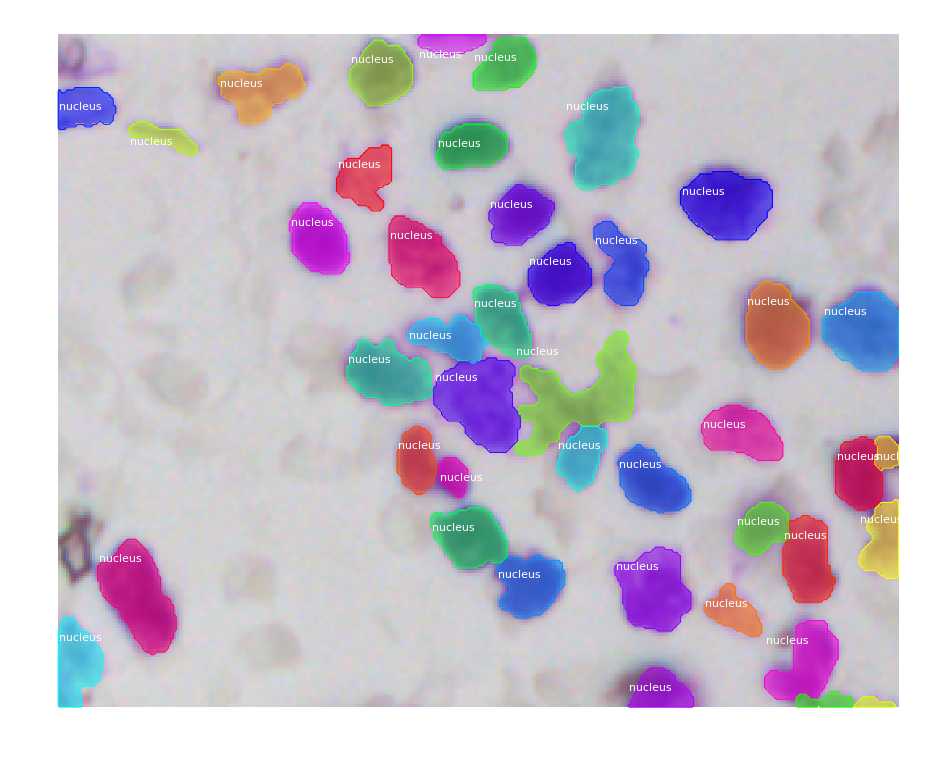
#> input picture model_image.png, 936 x 759 px, given in place of 531205069.tif, which was not available
$ jupyter execute --allow-errors Center-Pivot-PreProcessing-and-Vis.ipynb   (text cells are left out)
#> lines starting #> are read from the running program, lines starting #| are printed output that depends on the picture; pictures that were not available may be replaced by others from this repository, and a replacement may not be noted
[cell 1]
import os
import shutil
import copy
from skimage import measure
from skimage import morphology as skim
import skimage.io as skio
import warnings
import pandas as pd
import numpy as np
import gdal, rasterio
import random
random.seed(4)

ROOT_DIR = os.path.abspath("../")
DATASET_DIR = os.path.join(ROOT_DIR, 'data/raw/wv2')
REORDER_DIR = os.path.join(DATASET_DIR, 'reordered_tifs')
TRAIN_DIR = os.path.join(DATASET_DIR, 'train')
TEST_DIR = os.path.join(DATASET_DIR, 'test')
WV2_DIR = os.path.join(DATASET_DIR, 'center_pivot_tifs')
LABELS_DIR = os.path.join(DATASET_DIR, 'center_pivot_labels')
CONNECTED_COMP_DIR = os.path.join(DATASET_DIR, 'connected_comp_labels')
OPENED_LABELS_DIR = os.path.join(DATASET_DIR, 'opened_labels')
OUT_WV2_DIR = os.path.join(DATASET_DIR, 'adjusted_gridded_tifs')
OUT_LABELS_DIR = os.path.join(DATASET_DIR, 'adjusted_gridded_labels')

# Results directory
# Save submission files and test/train split csvs here
RESULTS_DIR = os.path.join(ROOT_DIR, "results/wv2/")

gs_list = sorted(next(os.walk(WV2_DIR))[2])
#> (the rest of this cell did not finish here and is left out)

[cell 2]
def get_arr_channel_mean(channel, id_list):
    means = []
    for i, fid in enumerate(id_list):
        im_folder = os.path.join(TRAIN_DIR,fid, 'image')
        im_path = os.path.join(im_folder, os.listdir(im_folder)[0])
        arr = skio.imread(im_path)
        arr[arr==-1.7e+308]=np.nan
        means.append(np.nanmean(arr[:,:,channel]))
    return np.mean(means)

# load images and caluclate mean pixel for wv2_config
img_list = []
imgs = sorted(next(os.walk(TRAIN_DIR))[1])
for img in imgs:
    img_list.append(next(os.walk(os.path.join(TRAIN_DIR, img[0:9],'image')))[2])
img_list = [img[0:9] for sublist in img_list for img in sublist]
img_list

print(get_arr_channel_mean(0,img_list))
print(get_arr_channel_mean(1,img_list))
print(get_arr_channel_mean(2,img_list))

[cell 3]
# [12 lines left out: function rm_mostly_empty, not called in this run]

#> (the rest of this cell did not finish here and is left out)

[cell 4]
def preprocess():

    # [27 lines left out: functions remove_dir_folders, load_gs_wv2, not called in this run]

    # all files, including ones we don't care about
    file_ids_all = next(os.walk(OUT_WV2_DIR))[2]

    image_ids_gs = [image_id for image_id in file_ids_all if 'GS' in image_id]

    image_ids_short = [image_id[0:9] for image_id in image_ids_gs]

    for imid in image_ids_short:
        load_gs_wv2(imid,OUT_WV2_DIR)

    image_list = next(os.walk(REORDER_DIR))[2]

    def move_img_to_folder(filename):
        '''Moves a file with identifier pattern ZA0165086_MS_GS.tif to a
        folder path ZA0165086/image/ZA0165086_MS_GS.tif
        Also creates a masks folder at ZA0165086/masks'''

        folder_name = os.path.join(TRAIN_DIR,filename[:9])
        if os.path.isdir(folder_name):
            shutil.rmtree(folder_name)
        os.mkdir(folder_name)
        new_path = os.path.join(folder_name, 'image')
        mask_path = os.path.join(folder_name, 'masks')
        os.mkdir(new_path)
        file_path = os.path.join(REORDER_DIR,filename)
        os.rename(file_path, os.path.join(new_path, filename))
        os.mkdir(mask_path)

    for img in image_list:
        move_img_to_folder(img)

    label_list = next(os.walk(OUT_LABELS_DIR))[2]

    for name in label_list:
        arr = skio.imread(os.path.join(OUT_LABELS_DIR,name))
        arr[arr == -1.7e+308]=0
        print(arr.shape)
        label_name = name[0:15]+'.tif'
        opened_path = os.path.join(OPENED_LABELS_DIR,name)
        kernel = np.ones((5,5))
        arr = skim.binary_opening(arr, kernel)
        arr=1*arr
        assert arr.ndim == 2
        with warnings.catch_warnings():
            warnings.simplefilter("ignore", category=UserWarning)
            skio.imsave(opened_path, 1*arr)

    label_list = next(os.walk(OPENED_LABELS_DIR))[2]

    for name in label_list:
        arr = skio.imread(os.path.join(OPENED_LABELS_DIR,name))
        blob_labels = measure.label(arr, background=0)
        blob_vals = np.unique(blob_labels)
        for blob_val in blob_vals[blob_vals!=0]:
            labels_copy = blob_labels.copy()
            labels_copy[blob_labels!=blob_val] = 0
            labels_copy[blob_labels==blob_val] = 1
            label_name = name[0:15]+str(blob_val)+'.tif'
            label_path = os.path.join(CONNECTED_COMP_DIR,label_name)
            assert labels_copy.ndim == 2
            with warnings.catch_warnings():
                warnings.simplefilter("ignore", category=UserWarning)
                print(label_path, 'connected comp prior to move')
                print(labels_copy.shape)
                skio.imsave(label_path, labels_copy)

    # [10 lines left out: function move_mask_to_folder, not called in this run]

    # only move instances with center pivots, all others will be negative samples
    cp_instances = pd.read_csv(os.path.join(DATASET_DIR, 'center-pivot-ids.txt'), header=None)
    cp_instances = list(cp_instances.to_dict()[0].values())
    mask_list = next(os.walk(CONNECTED_COMP_DIR))[2]
    for mask in mask_list:
        if mask in cp_instances:
            move_mask_to_folder(mask)

    id_list = next(os.walk(TRAIN_DIR))[1]
    no_field_list = []
    for fid in id_list:
        mask_folder = os.path.join(DATASET_DIR,'train',fid, 'masks')
        if not os.listdir(mask_folder):
            no_field_list.append(mask_folder)
    no_field_frame = pd.DataFrame(no_field_list)
    no_field_frame.to_csv(os.path.join(DATASET_DIR,'no_field_list.csv'))

    for fid in id_list:
        mask_folder = os.path.join(DATASET_DIR, 'train',fid, 'masks')
        im_folder = os.path.join(DATASET_DIR, 'train',fid, 'image')
        if not os.listdir(mask_folder):
            im_path = os.path.join(im_folder, os.listdir(im_folder)[0])
            arr = skio.imread(im_path)
            mask = np.zeros_like(arr[:,:,0])
            assert mask.ndim == 2
            # ignores warning about low contrast image
            with warnings.catch_warnings():
                warnings.simplefilter("ignore", category=UserWarning)
                skio.imsave(os.path.join(mask_folder, fid + '_label_0.tif'),mask)

    # [16 lines left out: function train_test_split, not called in this run]

    train_test_split(TRAIN_DIR, TEST_DIR, .1)
    print('preprocessing complete, ready to run model.')

#> (the rest of this cell did not finish here and is left out)

#> (a cell that did not finish here is left out)

[cell 6]
from skimage import exposure
import numpy as np
import matplotlib
import matplotlib.pyplot as plt
import numpy as np

def percentile_rescale(arr):
    '''
    Rescales and applies other exposure functions to improve image vis.
    http://scikit-image.org/docs/dev/api/skimage.exposure.html#skimage.exposure.rescale_intensity
    '''
    rescaled_arr = np.zeros_like(arr)
    for i in range(0,arr.shape[-1]):
        val_range = (np.percentile(arr[:,:,i], 1), np.percentile(arr[:,:,i], 99))
        rescaled_channel = exposure.rescale_intensity(arr[:,:,i], val_range)
        rescaled_arr[:,:,i] = rescaled_channel
        #rescaled_arr= exposure.adjust_gamma(rescaled_arr, gamma=1) #adjust from 1 either way
#     rescaled_arr= exposure.adjust_sigmoid(rescaled_arr, cutoff=.50) #adjust from .5 either way
    return rescaled_arr

scene = os.path.join(DATASET_DIR, 'test/531205069/image/531205069.tif')
arr = skio.imread(os.path.join(OUT_WV2_DIR,scene))
#> arr is the input picture: shape (759, 936, 4); mean R, G, B, A 199, 191.8, 205.1, 203.3
arr = arr[25:,50:,:]
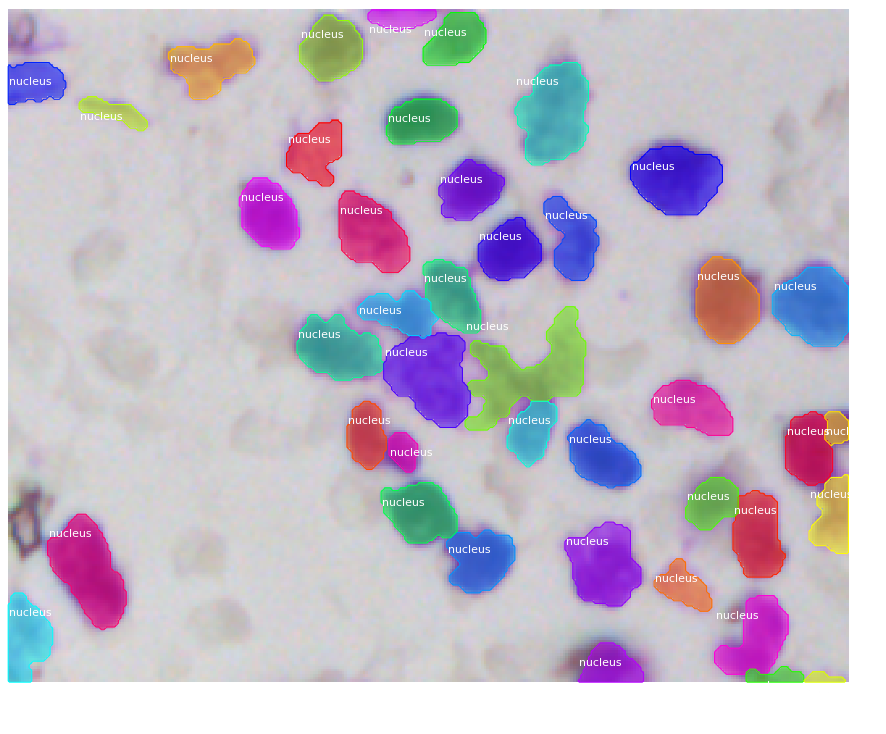
#> arr: shape (734, 886, 4); mean R, G, B, A 193.9, 185.9, 200.4, 222.1; transparent parts drawn white
# red = arr[:,:,0]/arr[:,:,0].max()
# blue = arr[:,:,1]/arr[:,:,1].max()
# green = arr[:,:,2]/arr[:,:,2].max()

plt.figure()
skio.imshow(percentile_rescale(arr), cmap='brg')
#> the loop in percentile_rescale, `for i in range(0,arr.shape[-1]):` made 4 passes
#> val_range on passes 1 to 4: (53, 255), (22, 255), (76, 255), (0, 255)
#> pass 1, in percentile_rescale, `rescaled_channel = exposure.rescale_intensity(arr[:,:,i], val_range)`:
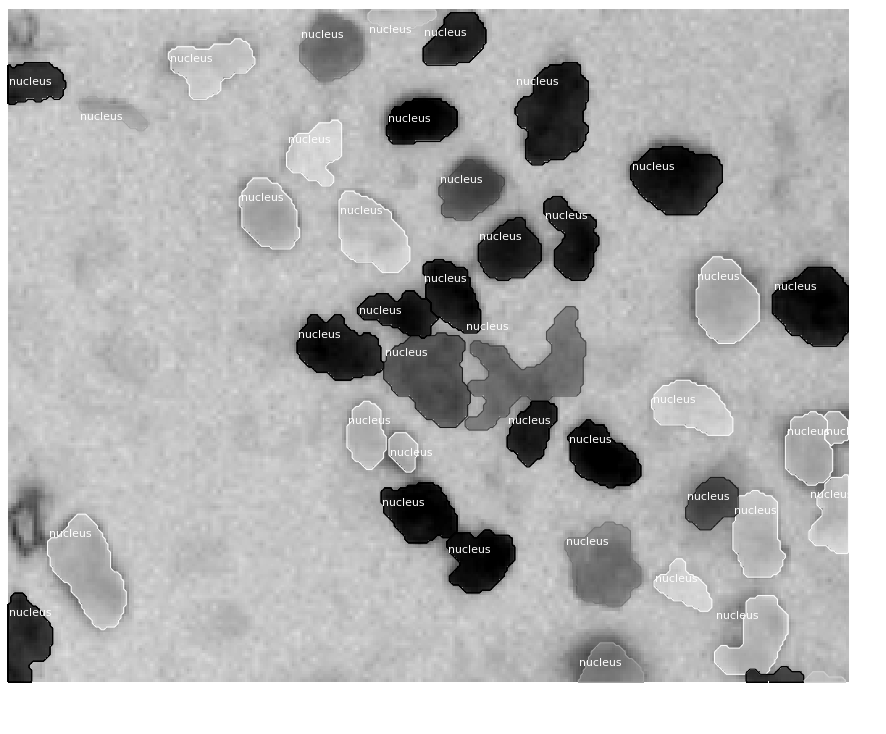
#> rescaled_channel: shape (734, 886); min 0, max 255, mean 177.6
#> pass 3, in percentile_rescale, `rescaled_channel = exposure.rescale_intensity(arr[:,:,i], val_range)`:
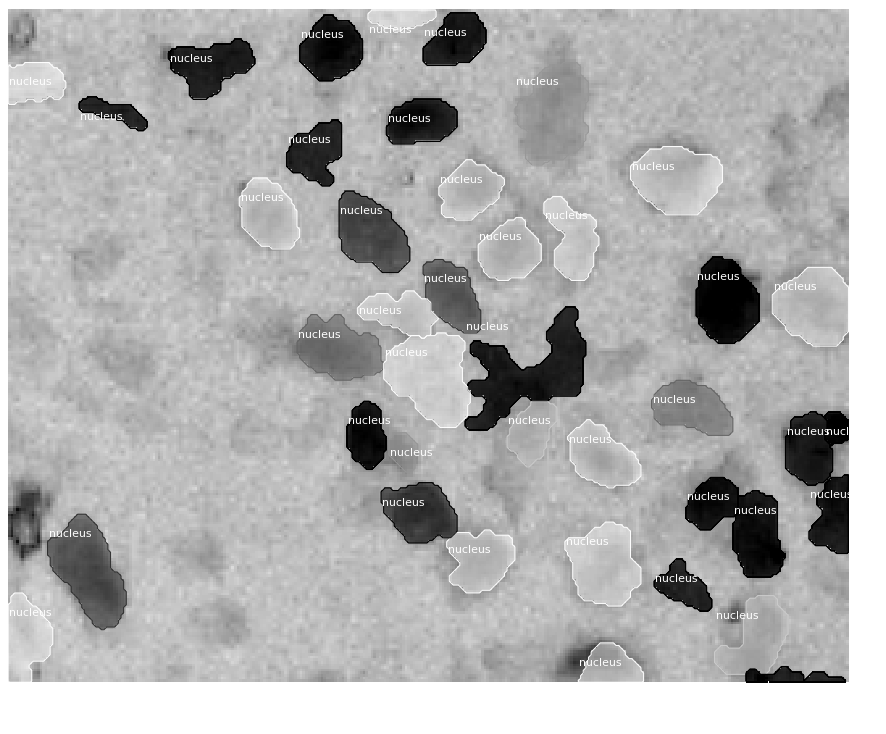
#> rescaled_channel: shape (734, 886); min 0, max 255, mean 177.2
#> after the loop in percentile_rescale, `for i in range(0,arr.shape[-1]):`:
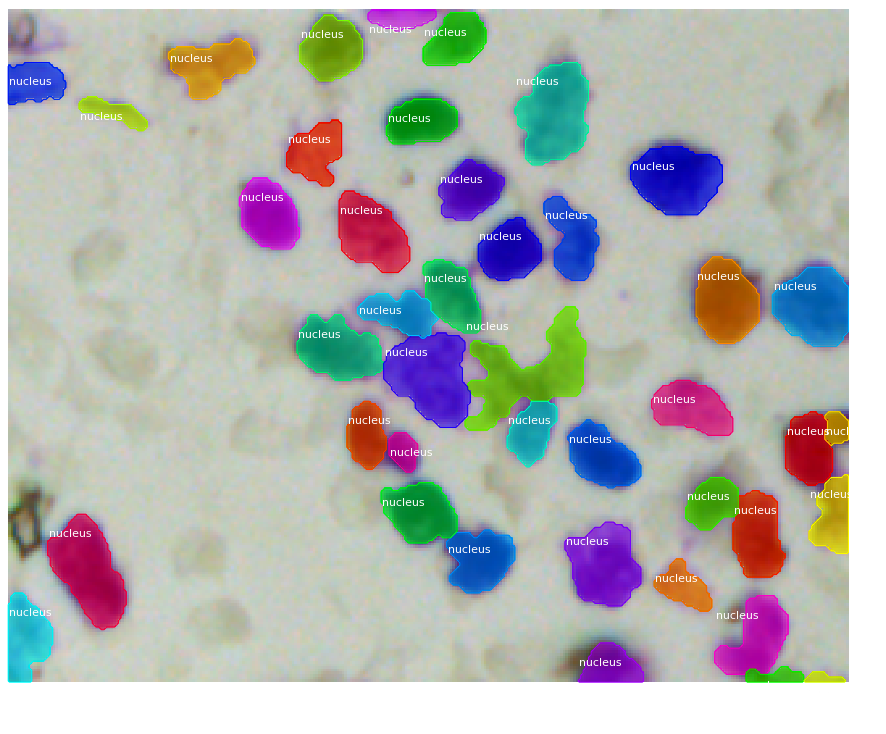
#> rescaled_arr: shape (734, 886, 4); mean R, G, B, A 177.6, 179, 177.2, 222.1; transparent parts drawn white

[cell 7]
from skimage import exposure
import numpy as np
import matplotlib
import matplotlib.pyplot as plt
import numpy as np

scenes = os.listdir(OUT_WV2_DIR)
# [13 lines left out: function percentile_rescale, not called in this run]
# commented out method alone works best for images 04 and 05. above function works best for image 08
# arr= exposure.adjust_gamma(arr, gamma=.23)
# arr= exposure.adjust_sigmoid(arr, cutoff=.28)
# arr = exposure.equalize_adapthist(arr, clip_limit=.004)

#> (the rest of this cell did not finish here and is left out)

[cell 8]
import matplotlib
import matplotlib.pyplot as plt
import numpy as np

from skimage import data, img_as_float
from skimage import exposure

matplotlib.rcParams['font.size'] = 8

def plot_img_and_hist(image, axes, bins=256):
    """Plot an image along with its histogram and cumulative histogram.

    """
    image = img_as_float(image)
    ax_img, ax_hist = axes
    ax_cdf = ax_hist.twinx()

    # Display image
    ax_img.imshow(image, cmap=plt.cm.gray)
    ax_img.set_axis_off()

    # Display histogram
    ax_hist.hist(image.ravel(), bins=bins, histtype='step', color='black')
    ax_hist.ticklabel_format(axis='y', style='scientific', scilimits=(0, 0))
    ax_hist.set_xlabel('Pixel intensity')
    ax_hist.set_xlim(0, 1)
    ax_hist.set_yticks([])

    # Display cumulative distribution
    img_cdf, bins = exposure.cumulative_distribution(image, bins)
    ax_cdf.plot(bins, img_cdf, 'r')
    ax_cdf.set_yticks([])

    return ax_img, ax_hist, ax_cdf

# Load an example image
arr = skio.imread(os.path.join(REORDER_DIR,'08_MS_GS.tif'))
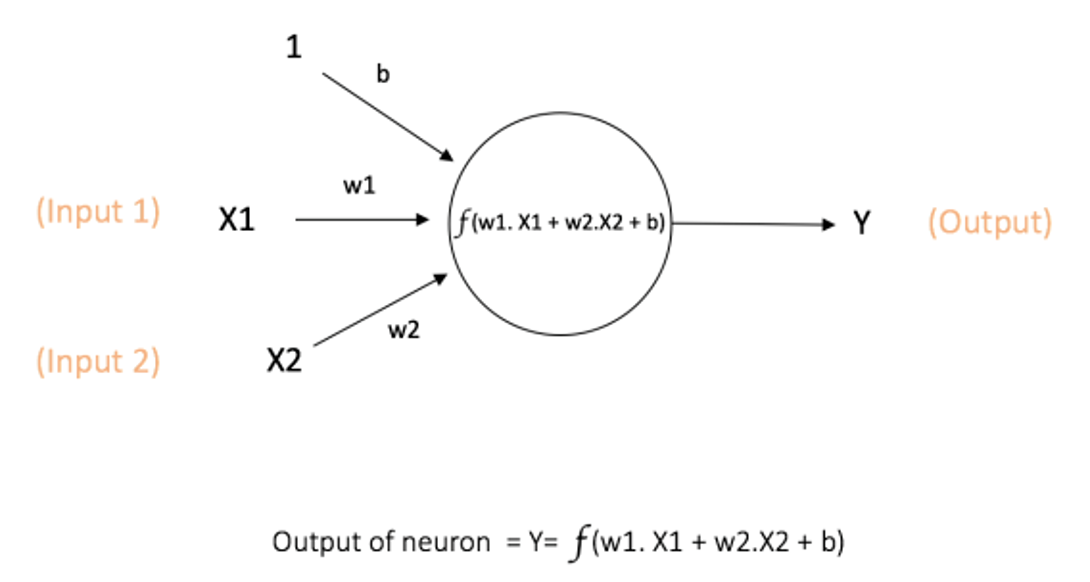
#> input picture neuron.png, 1090 x 582 px, given in place of 08_MS_GS.tif, which was not available
#> arr is the input picture: shape (582, 1090, 4); mean R, G, B, A 251.9, 251.6, 251.4, 255

red = arr[:,:,0]/arr[:,:,0].max()
blue = arr[:,:,1]/arr[:,:,1].max()
green = arr[:,:,2]/arr[:,:,2].max()
color_arr = np.dstack((red, blue, green))
color_arr[color_arr <= 0]=0
red_gam= exposure.adjust_gamma(red, gamma=.45)
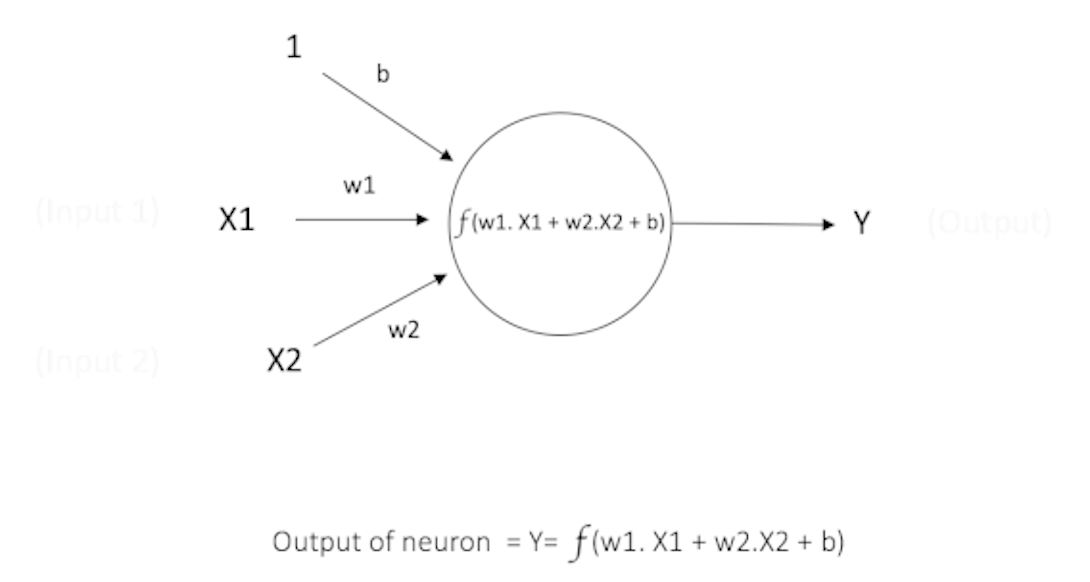
#> red_gam: shape (582, 1090) float64; min 0, max 1, mean 0.993
green_gam = exposure.adjust_gamma(green, gamma=.45)
blue_gam = exposure.adjust_gamma(blue, gamma=.45)
# arr= exposure.adjust_sigmoid(arr, cutoff=.38)
# arr = exposure.equalize_adapthist(arr, clip_limit=.004)

# Display results
fig = plt.figure(figsize=(8, 5))
axes = np.zeros((2, 3), dtype=np.object)
axes[0, 0] = plt.subplot(2, 3, 1)
axes[0, 1] = plt.subplot(2, 3, 2, sharex=axes[0, 0], sharey=axes[0, 0])
axes[1, 0] = plt.subplot(2, 3, 4)
axes[1, 1] = plt.subplot(2, 3, 5)

ax_img, ax_hist, ax_cdf = plot_img_and_hist(red, axes[:, 0])
#> in plot_img_and_hist, `img_cdf, bins = exposure.cumulative_distribution(image, bins)`: img_cdf = 256 values from 0.000508 to 1; bins = 256 values from 0.00195 to 0.998
ax_img.set_title('Red Low contrast image')

y_min, y_max = ax_hist.get_ylim()
#> y_min = 0; y_max = 639208.5
ax_hist.set_ylabel('Number of pixels')
ax_hist.set_yticks(np.linspace(0, y_max, 5))

ax_img, ax_hist, ax_cdf = plot_img_and_hist(red_gam, axes[:, 1])
ax_img.set_title('Red Gamma correction')

# Display results
fig = plt.figure(figsize=(8, 5))
axes = np.zeros((2, 3), dtype=np.object)
axes[0, 0] = plt.subplot(2, 3, 1)
axes[0, 1] = plt.subplot(2, 3, 2, sharex=axes[0, 0], sharey=axes[0, 0])
axes[1, 0] = plt.subplot(2, 3, 4)
axes[1, 1] = plt.subplot(2, 3, 5)

ax_img, ax_hist, ax_cdf = plot_img_and_hist(green, axes[:, 0])
ax_img.set_title('Green Low contrast image')

y_min, y_max = ax_hist.get_ylim()
#> y_max = 638191.1
ax_hist.set_ylabel('Number of pixels')
ax_hist.set_yticks(np.linspace(0, y_max, 5))

ax_img, ax_hist, ax_cdf = plot_img_and_hist(green_gam, axes[:, 1])
ax_img.set_title('Green Gamma correction')

# Display results
fig = plt.figure(figsize=(8, 5))
axes = np.zeros((2, 3), dtype=np.object)
axes[0, 0] = plt.subplot(2, 3, 1)
axes[0, 1] = plt.subplot(2, 3, 2, sharex=axes[0, 0], sharey=axes[0, 0])
axes[1, 0] = plt.subplot(2, 3, 4)
axes[1, 1] = plt.subplot(2, 3, 5)

ax_img, ax_hist, ax_cdf = plot_img_and_hist(blue, axes[:, 0])
ax_img.set_title('Blue Low contrast image')

y_min, y_max = ax_hist.get_ylim()
#> y_max = 638468.2
ax_hist.set_ylabel('Number of pixels')
ax_hist.set_yticks(np.linspace(0, y_max, 5))

ax_img, ax_hist, ax_cdf = plot_img_and_hist(blue_gam, axes[:, 1])
ax_img.set_title('Blue Gamma correction')

# prevent overlap of y-axis labels
fig.tight_layout()
plt.show()
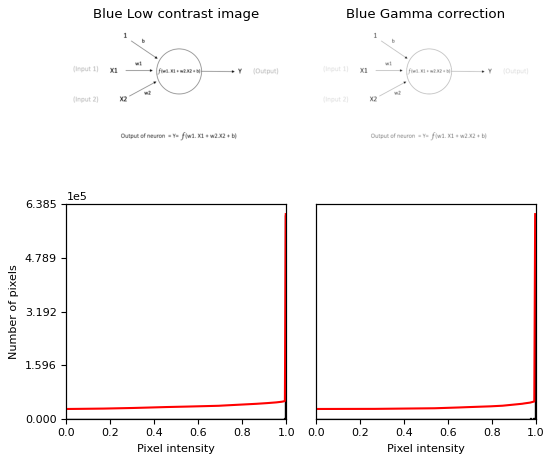
#> figure drawn by matplotlib, 6 panels
